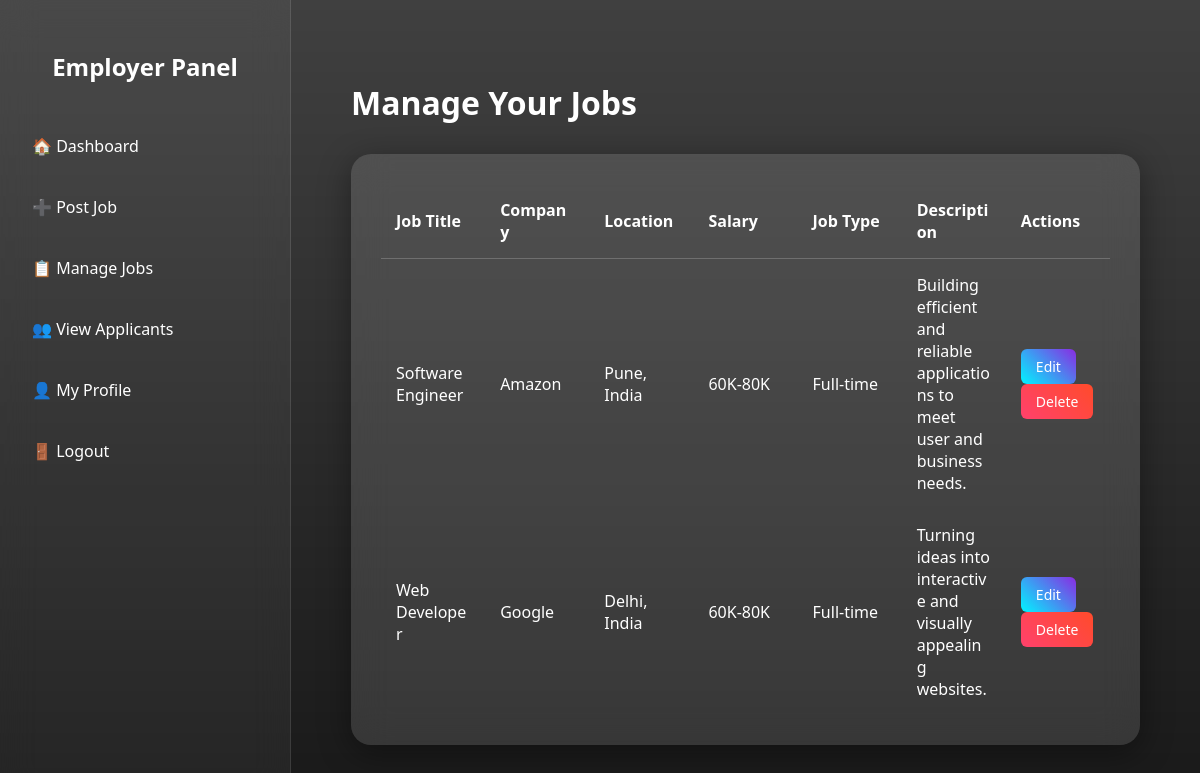
The page /manage-jobs.php (signed in) on the database its author committed.
### tables this page shows
CREATE TABLE `jobs` (
  `id` int(11) NOT NULL,
  `job_title` varchar(255) DEFAULT NULL,
  `description` text DEFAULT NULL,
  `company` varchar(255) DEFAULT NULL,
  `location` varchar(255) DEFAULT NULL,
  `salary` varchar(100) DEFAULT NULL,
  `job_type` varchar(50) DEFAULT NULL,
  `status` enum('active','closed') DEFAULT 'active',
  `created_at` timestamp NOT NULL DEFAULT current_timestamp(),
  `employer_id` int(11) DEFAULT NULL
);

### manage-jobs.php (the view, shortened to what this page needs)
<?php
include("db.php");
$employerId = $_SESSION['user_id'];
$stmt = $conn->prepare("SELECT * FROM jobs WHERE employer_id = ?");
$stmt->bind_param("i", $employerId);
$stmt->execute();
$result = $stmt->get_result();
?>
<!DOCTYPE html>
<html>
<head>
</head>
<body>
<div class="dashboard-container">
<div class="sidebar">
    <h2>Employer Panel</h2>
    <a href="employer-dashboard.php">🏠 Dashboard</a>
    <a href="post-job.php">➕ Post Job</a>
    <a href="manage-jobs.php">📋 Manage Jobs</a>
    <a href="view-applicants.php">👥 View Applicants</a>
    <a href="employer-profile.php">👤 My Profile</a>
    <a href="logout.php">🚪 Logout</a>
</div>
<div class="main">
<h1>Manage Your Jobs</h1>
<div class="table-card">
<table>
<tr>
    <th>Job Title</th>
    <th>Company</th>
    <th>Location</th>
    <th>Salary</th>
    <th>Job Type</th>
    <th>Description</th>
    <th>Actions</th>
</tr>
<?php while($row = $result->fetch_assoc()) { ?>
<tr>
    <td><?= htmlspecialchars($row['job_title']); ?></td>
    <td><?= htmlspecialchars($row['company']); ?></td>
    <td><?= htmlspecialchars($row['location']); ?></td>
    <td><?= htmlspecialchars($row['salary']); ?></td>
    <td><?= htmlspecialchars($row['job_type']); ?></td>
    <td><?= htmlspecialchars($row['description']); ?></td>
    <td>
        <a href="edit-job.php?id=<?= $row['id']; ?>"
           class="action-btn edit-btn">
            Edit
        </a>
        <a href="delete-job.php?id=<?= $row['id']; ?>"
           class="action-btn delete-btn"
           onclick="return confirm('Are you sure you want to delete this job?');">
            Delete
        </a>
    </td>
</tr>
<?php } ?>
</table>
</div>
</div>
</div>
</body>
</html>

### manage-jobs.php (style rules this page uses)
body { margin:0; font-family: 'Segoe UI', sans-serif; background: linear-gradient(rgba(0,0,0,0.75), rgba(0,0,0,0.9)), url('https://images.unsplash.com/photo-1519681393784-d120267933ba') no-repeat center center fixed; background-size: cover; min-height:100vh; }
.dashboard-container { display:flex; min-height:100vh; }
.sidebar { width:250px; background: rgba(255, 255, 255, 0.05); backdrop-filter: blur(18px); padding:30px 20px; color:white; border-right:1px solid rgba(255,255,255,0.1); }
.sidebar h2 { margin-bottom:40px; text-align:center; }
.sidebar a { display:block; color:white; text-decoration:none; margin:15px 0; padding:12px; border-radius:10px; transition:0.3s; }
.main { flex:1; padding:60px; color:white; }
h1 { margin-bottom:30px; }
.table-card { background: rgba(255, 255, 255, 0.12); backdrop-filter: blur(18px); border-radius:20px; padding:30px; box-shadow: 0 8px 32px rgba(0,0,0,0.4); overflow-x:auto; }
table { width:100%; border-collapse: collapse; color:white; table-layout: fixed; }
th, td { padding:15px; text-align:left; word-wrap: break-word; }
th { border-bottom:1px solid rgba(255,255,255,0.2); }
td:nth-child(6) { max-width:250px; }
.action-btn { padding:8px 15px; border-radius:6px; text-decoration:none; color:white; font-size:14px; transition:0.3s; display:inline-block; margin-right:5px; }
.edit-btn { background: linear-gradient(45deg, #00f5ff, #8a2be2); }
.delete-btn { background: linear-gradient(45deg, #ff416c, #ff4b2b); }

### rows shown on the page
jobs: job_title "Software Engineer", company "Amazon", location "Pune, India", salary "60K-80K", job_type "Full-time", description "Building efficient and reliable applications to meet user and business needs."
jobs: job_title "Web Developer", company "Google", location "Delhi, India", salary "60K-80K", job_type "Full-time", description "Turning ideas into interactive and visually appealing websites."
